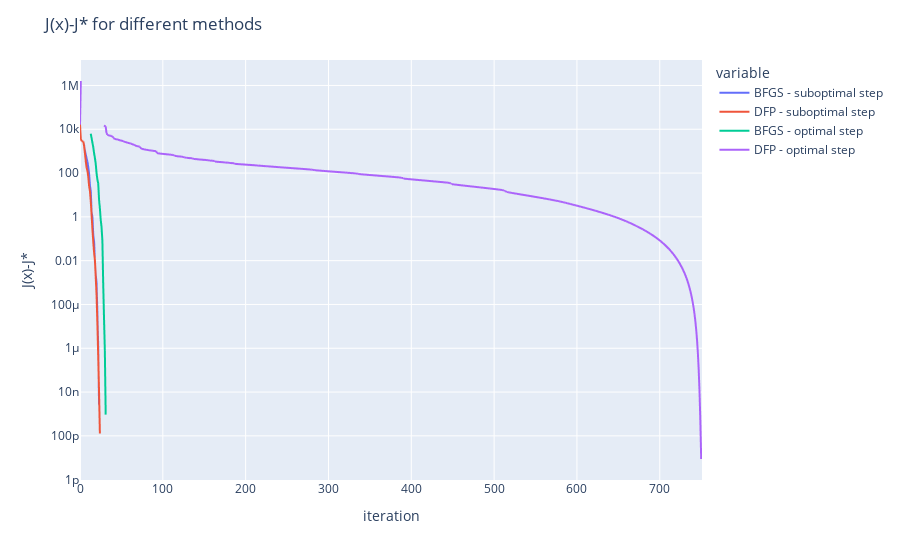

The notebook cell saved with this chart:
### Code cell
fig = px.line(conv_df,log_y=True)
fig.update_layout(title='J(x)-J* for different methods',xaxis_title="iteration",yaxis_title='J(x)-J*')

### Figure 1 — Plotly figure (JSON) as saved in the notebook; plotly's stock layout.template omitted (floating-point values rounded to 4 significant figures; data arrays with more than 128 entries replaced by an {"elided": "..."} marker saying what was removed)
{"data": [{"hovertemplate": "variable=BFGS - suboptimal step<br>index=%{x}<br>value=%{y}<extra></extra>", "legendgroup": "BFGS - suboptimal step", "line": {"color": "#636efa", "dash": "solid"}, "mode": "lines", "name": "BFGS - suboptimal step", "showlegend": true, "type": "scattergl", "x": {"elided": "752 int values"}, "xaxis": "x", "y": {"elided": "752 float values"}, "yaxis": "y"}, {"hovertemplate": "variable=DFP - suboptimal step<br>index=%{x}<br>value=%{y}<extra></extra>", "legendgroup": "DFP - suboptimal step", "line": {"color": "#EF553B", "dash": "solid"}, "mode": "lines", "name": "DFP - suboptimal step", "showlegend": true, "type": "scattergl", "x": {"elided": "752 int values"}, "xaxis": "x", "y": {"elided": "752 float values"}, "yaxis": "y"}, {"hovertemplate": "variable=BFGS - optimal step<br>index=%{x}<br>value=%{y}<extra></extra>", "legendgroup": "BFGS - optimal step", "line": {"color": "#00cc96", "dash": "solid"}, "mode": "lines", "name": "BFGS - optimal step", "showlegend": true, "type": "scattergl", "x": {"elided": "752 int values"}, "xaxis": "x", "y": {"elided": "752 float values"}, "yaxis": "y"}, {"hovertemplate": "variable=DFP - optimal step<br>index=%{x}<br>value=%{y}<extra></extra>", "legendgroup": "DFP - optimal step", "line": {"color": "#ab63fa", "dash": "solid"}, "mode": "lines", "name": "DFP - optimal step", "showlegend": true, "type": "scattergl", "x": {"elided": "752 int values"}, "xaxis": "x", "y": {"elided": "752 float values"}, "yaxis": "y"}], "layout": {"legend": {"title": {"text": "variable"}, "tracegroupgap": 0}, "margin": {"t": 60}, "title": {"text": "J(x)-J* for different methods"}, "xaxis": {"anchor": "y", "domain": [0, 1], "title": {"text": "iteration"}}, "yaxis": {"anchor": "x", "domain": [0, 1], "title": {"text": "J(x)-J*"}, "type": "log"}}}
